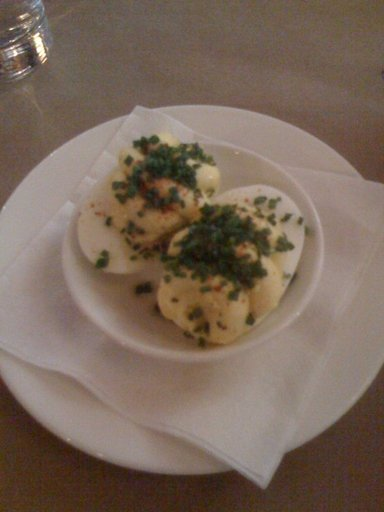
#> input picture Homework06_CNN/m-project/data_path/not_pizza/104773.jpg, 384 x 512 px
$ python -i preprocessing.py   (imports and definitions only)
#> lines starting #> are read from the running program, lines starting #| are printed output that depends on the picture
import cv2
import numpy as np


def preprocess_image(image, img_size=100):
    """Resize one image to img_size x img_size RGB. None if unusable."""

    if image is None or image.size == 0:
        return None

    # cv2 reads BGR, convert to RGB so images display correctly
    if image.ndim == 2:
        image = cv2.cvtColor(image, cv2.COLOR_GRAY2RGB)
    else:
        image = cv2.cvtColor(image, cv2.COLOR_BGR2RGB)

    # Resize image (INTER_AREA is the right filter for shrinking)
    image = cv2.resize(
        image,
        (img_size, img_size),
        interpolation=cv2.INTER_AREA
    )

    return image


def to_features(images):

    return np.ascontiguousarray(images, dtype=np.uint8)


def compute_norm_stats(X_train, chunk=512):
    """Per-channel mean and std of the TRAINING set (0-255 scale).

    Standardization is z = (x - mean) / std. The statistics come from the
    training set only, so no information from validation/test data leaks in.
    Computed in chunks to avoid making a float64 copy of the whole array.
    """

    channels = X_train.shape[-1]
    total = np.zeros(channels)
    total_sq = np.zeros(channels)
    count = 0

    for i in range(0, len(X_train), chunk):
        batch = X_train[i:i + chunk].astype(np.float64)
        total += batch.sum(axis=(0, 1, 2))
        total_sq += (batch ** 2).sum(axis=(0, 1, 2))
        count += batch.shape[0] * batch.shape[1] * batch.shape[2]

    mean = total / count
    std = np.sqrt(np.maximum(total_sq / count - mean ** 2, 1e-12))

    return {"mean": mean.tolist(), "std": std.tolist()}

>>> import cv2
>>> picture = cv2.imread('data_path/not_pizza/104773.jpg')
#> picture is the input picture: shape (512, 384, 3); mean B, G, R 90.3, 104, 122.1
>>> result = preprocess_image(picture)
#> in preprocess_image, `image = cv2.resize( image, (img_size, img_size), interpolation=cv2.INT..`:
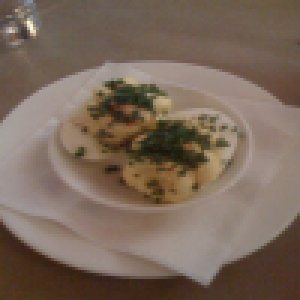
#> image: shape (100, 100, 3) (shown 3 times larger); mean R, G, B 122.1, 104, 90.3

$ run again, on Homework06_CNN/m-project/data_path/not_pizza/1230414.jpg
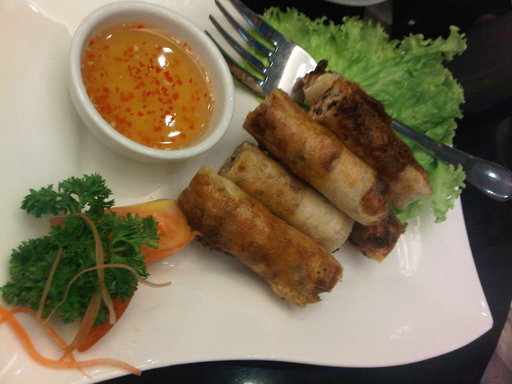
#> input picture Homework06_CNN/m-project/data_path/not_pizza/1230414.jpg, 512 x 384 px
#> picture is the input picture: shape (384, 512, 3); mean B, G, R 85.7, 111.9, 125.2
#> in preprocess_image, `image = cv2.resize( image, (img_size, img_size), interpolation=cv2.INT..`:
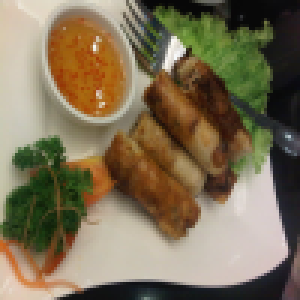
#> image: shape (100, 100, 3) (shown 3 times larger); mean R, G, B 125.2, 111.9, 85.7

$ run again, on Homework06_CNN/m-project/data_path/not_pizza/1252840.jpg
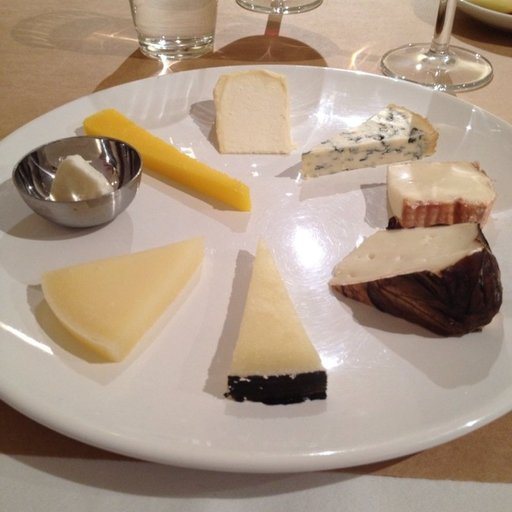
#> input picture Homework06_CNN/m-project/data_path/not_pizza/1252840.jpg, 512 x 512 px
#> picture is the input picture: shape (512, 512, 3); mean B, G, R 133.6, 152, 172
#> in preprocess_image, `image = cv2.resize( image, (img_size, img_size), interpolation=cv2.INT..`:
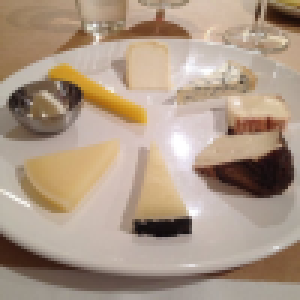
#> image: shape (100, 100, 3) (shown 3 times larger); mean R, G, B 172, 152, 133.6
